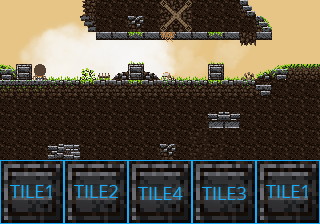

A level layout from a 2D game, rendered from its tile map. Below: a short description, then the map file with tile-grid data replaced by summaries:
An orthogonal 20x14 tile map with 16x16 px tiles, 3 tile layers (walls, details, underground), 2 tilesets, 2 image layers and 4 objects (collect, eat, nothing, zone).

<map version="1.0" orientation="orthogonal" renderorder="right-down" width="20" height="14" tilewidth="16" tileheight="16" backgroundcolor="#e6c587" nextobjectid="5">
 <tileset firstgid="1" name="tileset1" tilewidth="16" tileheight="16" tilecount="70">
  <image source="tileset.png" width="224" height="80" />
 </tileset>
 <tileset firstgid="71" name="tiles_padded" tilewidth="64" tileheight="64" spacing="4" margin="2" tilecount="4">
  <image source="tiles_padded.png" width="136" height="136" />
 </tileset>
 <imagelayer name="clouds" x="-48" y="11">
  <image source="clouds.png" trans="000000" />
  <properties>
   <property name="testprop" value="imageprop" />
  </properties>
 </imagelayer>
 <imagelayer name="clouds2" x="167" y="-41" opacity="0.9">
  <image source="clouds.png" trans="000000" />
 </imagelayer>
 <layer name="walls" width="20" height="14">
  <properties>
   <property name="layer1" value="prop1" />
  </properties>
  <data>[280 cells, 154 non-empty, 16 distinct tile ids]</data>
 </layer>
 <layer name="details" width="20" height="14">
  <properties>
   <property name="layer2" value="prop2" />
  </properties>
  <data>[280 cells, 44 non-empty, 14 distinct tile ids]</data>
 </layer>
 <objectgroup name="objects">
  <object id="1" name="obj1" type="collect" x="160" y="48" width="21" height="21">
   <properties>
    <property name="objprop1" value="objprop1val" />
   </properties>
  </object>
  <object id="2" name="circle1" type="eat" x="196" y="52" width="39" height="38">
   <properties>
    <property name="circleprop1" value="circleprop1val" />
   </properties>
   <ellipse />
  </object>
  <object id="3" name="poly1" type="nothing" x="70" y="40">
   <properties>
    <property name="polyprop1" value="polyprop1val" />
   </properties>
   <polygon points="0,0 -19,7 -12,39 36,28 34,-20 -1,-31 -26,-31 -27,-20" />
  </object>
  <object id="4" name="line1" type="zone" x="280" y="11">
   <properties>
    <property name="zonetype" value="zonevalue" />
   </properties>
   <polyline points="0,0 20,11 21,37 5,52" />
  </object>
 </objectgroup>
 <layer name="underground" width="20" height="14">
  <data>[280 cells, 14 non-empty, 8 distinct tile ids]</data>
 </layer>
</map>
